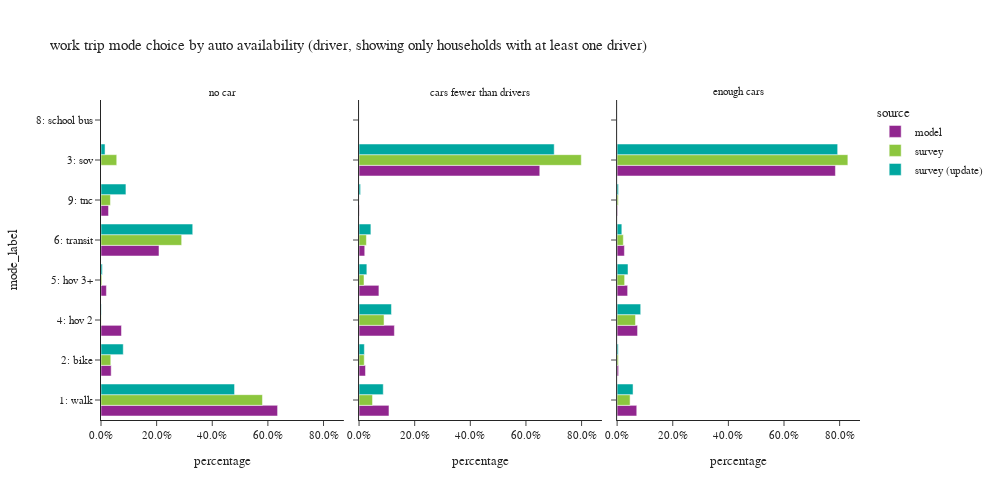

Here is the notebook cell this chart was saved with:
### Code cell
plot_mode_choice(wk_trip.loc[wk_trip['auto_available_driver']!="no dirver"],"auto_available_driver",
                 {"auto_available_driver":["no car", "cars fewer than drivers","enough cars"],
                  "tmodetp_label":["1: walk","2: bike","3: sov","4: hov 2","5: hov 3+","6: transit",
                                   "8: school bus","9: other–survey only"]},
                 "auto availability (driver, showing only households with at least one driver)",3,500,1000)

### Figure 1 — Plotly figure (JSON) as saved in the notebook; plotly's stock layout.template omitted (floating-point values rounded to 4 significant figures)
{"data": [{"alignmentgroup": "True", "customdata": [[51028], [2941], [5916], [1566], [16758], [2173]], "hovertemplate": "source=model<br>auto_available_driver=no car<br>percentage=%{x}<br>mode_label=%{y}<br>sample count=%{customdata[0]}<extra></extra>", "legendgroup": "model", "marker": {"color": "#91268F", "pattern": {"shape": ""}}, "name": "model", "offsetgroup": "model", "orientation": "h", "showlegend": true, "textposition": "auto", "type": "bar", "x": [0.6348, 0.03659, 0.0736, 0.01948, 0.2085, 0.02703], "xaxis": "x", "y": ["1: walk", "2: bike", "4: hov 2", "5: hov 3+", "6: transit", "9: tnc"], "yaxis": "y"}, {"alignmentgroup": "True", "customdata": [[79520], [17096], [480480], [93925], [52787], [15099], [1], [613]], "hovertemplate": "source=model<br>auto_available_driver=cars fewer than drivers<br>percentage=%{x}<br>mode_label=%{y}<br>sample count=%{customdata[0]}<extra></extra>", "legendgroup": "model", "marker": {"color": "#91268F", "pattern": {"shape": ""}}, "name": "model", "offsetgroup": "model", "orientation": "h", "showlegend": false, "textposition": "auto", "type": "bar", "x": [0.1075, 0.02312, 0.6497, 0.127, 0.07138, 0.02042, 1.352e-06, 0.0008289], "xaxis": "x2", "y": ["1: walk", "2: bike", "3: sov", "4: hov 2", "5: hov 3+", "6: transit", "8: school bus", "9: tnc"], "yaxis": "y2"}, {"alignmentgroup": "True", "customdata": [[129451], [9723], [1438749], [134680], [69292], [47961], [3335]], "hovertemplate": "source=model<br>auto_available_driver=enough cars<br>percentage=%{x}<br>mode_label=%{y}<br>sample count=%{customdata[0]}<extra></extra>", "legendgroup": "model", "marker": {"color": "#91268F", "pattern": {"shape": ""}}, "name": "model", "offsetgroup": "model", "orientation": "h", "showlegend": false, "textposition": "auto", "type": "bar", "x": [0.07062, 0.005304, 0.7848, 0.07347, 0.0378, 0.02616, 0.001819], "xaxis": "x3", "y": ["1: walk", "2: bike", "3: sov", "4: hov 2", "5: hov 3+", "6: transit", "9: tnc"], "yaxis": "y3"}, {"alignmentgroup": "True", "customdata": [[100], [35], [4], [2], [2], [97], [6]], "hovertemplate": "source=survey<br>auto_available_driver=no car<br>percentage=%{x}<br>mode_label=%{y}<br>sample count=%{customdata[0]}<extra></extra>", "legendgroup": "survey", "marker": {"color": "#8CC63E", "pattern": {"shape": ""}}, "name": "survey", "offsetgroup": "survey", "orientation": "h", "showlegend": true, "textposition": "auto", "type": "bar", "x": [0.5805, 0.03518, 0.05659, 0.0006313, 0.003206, 0.29, 0.0339], "xaxis": "x", "y": ["1: walk", "2: bike", "3: sov", "4: hov 2", "5: hov 3+", "6: transit", "9: tnc"], "yaxis": "y"}, {"alignmentgroup": "True", "customdata": [[85], [58], [309], [57], [19], [73], [1]], "hovertemplate": "source=survey<br>auto_available_driver=cars fewer than drivers<br>percentage=%{x}<br>mode_label=%{y}<br>sample count=%{customdata[0]}<extra></extra>", "legendgroup": "survey", "marker": {"color": "#8CC63E", "pattern": {"shape": ""}}, "name": "survey", "offsetgroup": "survey", "orientation": "h", "showlegend": false, "textposition": "auto", "type": "bar", "x": [0.04839, 0.01862, 0.7989, 0.08981, 0.01783, 0.0264, 3.89e-05], "xaxis": "x2", "y": ["1: walk", "2: bike", "3: sov", "4: hov 2", "5: hov 3+", "6: transit", "9: tnc"], "yaxis": "y2"}, {"alignmentgroup": "True", "customdata": [[147], [41], [1249], [81], [36], [84], [4]], "hovertemplate": "source=survey<br>auto_available_driver=enough cars<br>percentage=%{x}<br>mode_label=%{y}<br>sample count=%{customdata[0]}<extra></extra>", "legendgroup": "survey", "marker": {"color": "#8CC63E", "pattern": {"shape": ""}}, "name": "survey", "offsetgroup": "survey", "orientation": "h", "showlegend": false, "textposition": "auto", "type": "bar", "x": [0.04664, 0.004429, 0.8295, 0.06601, 0.02701, 0.02224, 0.004141], "xaxis": "x3", "y": ["1: walk", "2: bike", "3: sov", "4: hov 2", "5: hov 3+", "6: transit", "9: tnc"], "yaxis": "y3"}, {"alignmentgroup": "True", "customdata": [[106], [35], [7], [2], [2], [93], [7]], "hovertemplate": "source=survey (update)<br>auto_available_driver=no car<br>percentage=%{x}<br>mode_label=%{y}<br>sample count=%{customdata[0]}<extra></extra>", "legendgroup": "survey (update)", "marker": {"color": "#00A7A0", "pattern": {"shape": ""}}, "name": "survey (update)", "offsetgroup": "survey (update)", "orientation": "h", "showlegend": true, "textposition": "auto", "type": "bar", "x": [0.4802, 0.07998, 0.01456, 0.001075, 0.004788, 0.3298, 0.08963], "xaxis": "x", "y": ["1: walk", "2: bike", "3: sov", "4: hov 2", "5: hov 3+", "6: transit", "9: tnc"], "yaxis": "y"}, {"alignmentgroup": "True", "customdata": [[97], [56], [345], [61], [18], [81], [3]], "hovertemplate": "source=survey (update)<br>auto_available_driver=cars fewer than drivers<br>percentage=%{x}<br>mode_label=%{y}<br>sample count=%{customdata[0]}<extra></extra>", "legendgroup": "survey (update)", "marker": {"color": "#00A7A0", "pattern": {"shape": ""}}, "name": "survey (update)", "offsetgroup": "survey (update)", "orientation": "h", "showlegend": false, "textposition": "auto", "type": "bar", "x": [0.08701, 0.01907, 0.7016, 0.1165, 0.028, 0.0425, 0.005384], "xaxis": "x2", "y": ["1: walk", "2: bike", "3: sov", "4: hov 2", "5: hov 3+", "6: transit", "9: tnc"], "yaxis": "y2"}, {"alignmentgroup": "True", "customdata": [[146], [32], [1245], [73], [40], [73], [4]], "hovertemplate": "source=survey (update)<br>auto_available_driver=enough cars<br>percentage=%{x}<br>mode_label=%{y}<br>sample count=%{customdata[0]}<extra></extra>", "legendgroup": "survey (update)", "marker": {"color": "#00A7A0", "pattern": {"shape": ""}}, "name": "survey (update)", "offsetgroup": "survey (update)", "orientation": "h", "showlegend": false, "textposition": "auto", "type": "bar", "x": [0.05727, 0.004029, 0.7929, 0.08476, 0.03913, 0.01693, 0.004974], "xaxis": "x3", "y": ["1: walk", "2: bike", "3: sov", "4: hov 2", "5: hov 3+", "6: transit", "9: tnc"], "yaxis": "y3"}], "layout": {"annotations": [{"font": {}, "showarrow": false, "text": "no car", "x": 0.16, "xanchor": "center", "xref": "paper", "y": 1.0, "yanchor": "bottom", "yref": "paper"}, {"font": {}, "showarrow": false, "text": "cars fewer than drivers", "x": 0.5, "xanchor": "center", "xref": "paper", "y": 1.0, "yanchor": "bottom", "yref": "paper"}, {"font": {}, "showarrow": false, "text": "enough cars", "x": 0.84, "xanchor": "center", "xref": "paper", "y": 1.0, "yanchor": "bottom", "yref": "paper"}], "barmode": "group", "height": 500, "legend": {"title": {"text": "source"}, "tracegroupgap": 0}, "title": {"text": "work trip mode choice by auto availability (driver, showing only households with at least one driver)"}, "width": 1000, "xaxis": {"anchor": "y", "domain": [0.0, 0.32], "tickformat": ".1%", "title": {"text": "percentage"}}, "xaxis2": {"anchor": "y2", "domain": [0.34, 0.66], "matches": "x", "tickformat": ".1%", "title": {"text": "percentage"}}, "xaxis3": {"anchor": "y3", "domain": [0.68, 1.0], "matches": "x", "tickformat": ".1%", "title": {"text": "percentage"}}, "yaxis": {"anchor": "x", "domain": [0.0, 1.0], "title": {"text": "mode_label"}}, "yaxis2": {"anchor": "x2", "domain": [0.0, 1.0], "matches": "y", "showticklabels": false}, "yaxis3": {"anchor": "x3", "domain": [0.0, 1.0], "matches": "y", "showticklabels": false}}}
